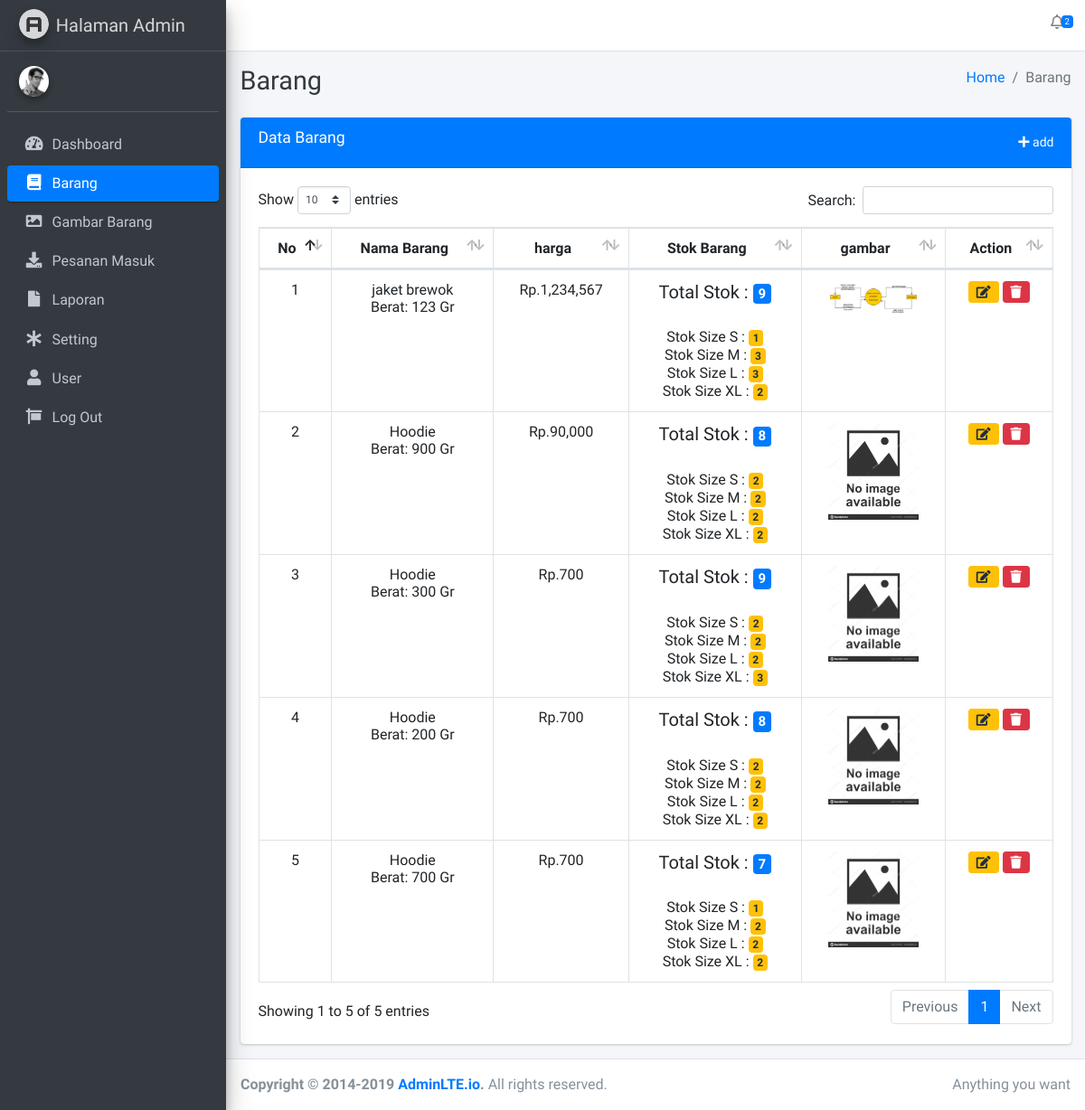
/index.php/barang, run on the app's committed database.
### tables this page shows
CREATE TABLE `tbl_barang` (
  `id_barang` int(12) NOT NULL,
  `nama_barang` varchar(100) NOT NULL,
  `harga` int(20) NOT NULL,
  `total_stok` int(12) DEFAULT NULL,
  `stok_s` int(20) NOT NULL,
  `stok_l` int(20) NOT NULL,
  `stok_m` int(20) NOT NULL,
  `stok_xl` int(20) NOT NULL,
  `deskripsi` text NOT NULL,
  `gambar` text NOT NULL,
  `berat` int(12) NOT NULL
);

### application/views/layout/v_content.php (called while the page is built)
<?php
if($isi){
    $this->load->view($isi);
}
?>

### application/views/layout/v_wrapper_backend.php (called while the page is built)
<?php
require_once('v_head.php');
require_once('v_header_backend.php');
require_once('v_nav_backend.php');
require_once('v_content.php');
require_once('v_footer_backend.php');
?>

### application/controllers/Barang.php (called while the page is built, shortened)
<?php
class Barang extends CI_Controller
{
    public function __construct()
    {
        $this->load->model('m_barang');
        $this->load->model('m_admin');
    }
    public function index()
    {
        $data = array(
            'title' => 'Barang',
            'pesanan_masuk_notif' => $this->m_admin->pesanan_masuk_notif(),
            'barang' => $this->m_barang->get_all_data(),
            'isi'   => 'admin/barang/v_barang',
        );
        $this->load->view('layout/v_wrapper_backend', $data, FALSE);
    }
}

### index.php (called while the page is built, shortened)
<?php
require_once BASEPATH.'core/CodeIgniter.php';

### application/models/M_admin.php (called while the page is built, shortened)
<?php
class M_admin extends CI_Model
{
    public function pesanan_masuk_notif()
    {
        $this->db->where('status_bayar=0');
        return $this->db->get('tbl_transaksi')->num_rows();
    }
}
?>

### application/models/M_barang.php (called while the page is built, shortened)
<?php
class M_barang extends CI_Model
{
    public function get_all_data()
    {
        $this->db->select('*');
        $this->db->from('tbl_barang');
        $this->db->order_by('id_barang','desc');
        return $this->db->get()->result();
    }
}
?>

### application/views/admin/barang/v_barang.php (the view, shortened to what this page needs)
<div class="col-md-12">
    <div class="card card-primary">
        <div class="card-header">
            <h3 class="card-title">Data Barang</h3>
            <div class="card-tools">
                <a href="<?= base_url('barang/add') ?>" type="button" class="btn btn-primary btn-sm"><i class="fas fa-plus"></i>
                    add</a>
            </div>
        </div>
        <div class="card-body">
            <table class="table table-bordered" id="example1">
                <thead>
                    <tr class="text-center">
                        <th class="text-center">No</th>
                        <th class="text-center">Nama Barang</th>
                        <th class="text-center">harga</th>
                        <th class="text-center">Stok Barang</th>
                        <th class="text-center">gambar</th>
                        <th class="text-center">Action</th>
                    </tr>
                </thead>
                <tbody>
                    <?php $no = 1;
                    foreach ($barang as $key => $value) { ?>
                        <tr class="text-center">
                            <td class="text-center"><?= $no++; ?></td>
                            <td>
                                <?= $value->nama_barang ?><br>
                                Berat: <?= $value->berat ?> Gr
                            </td>
                            <td class="text-center">Rp.<?= number_format($value->harga, 0) ?></td>
                            <td class="text-center">
                               <h5> Total Stok : <span class="badge bg-primary"><?= $value->total_stok ?></span></h5> <br>
                               Stok Size S : <span class="badge bg-warning"><?= $value->stok_s ?></span> <br>
                               Stok Size M : <span class="badge bg-warning"><?= $value->stok_m ?></span> <br>
                               Stok Size L : <span class="badge bg-warning"><?= $value->stok_l ?></span> <br>
                               Stok Size XL : <span class="badge bg-warning"><?= $value->stok_xl ?></span>
                            </td>
                            <td class="text-center"><img src="<?= base_url('assets/gambar/' . $value->gambar) ?>" width="100px" alt=""></td>
                            <td class="text-center">
                                <a href="<?= base_url('barang/edit/') . $value->id_barang ?>" class="btn btn-warning btn-sm"><i class="fas fa-edit"></i></a>
                                <button class="btn btn-danger btn-sm" data-toggle="modal" data-target="#delete<?= $value->id_barang ?>"><i class="fas fa-trash"></i></button>
                            </td>
                        </tr>
                    <?php } ?>
                </tbody>
            </table>
        </div>
    </div>
</div>

### data on the page
tbl_barang: nama_barang "jaket brewok", berat "123", harga "1,234,567", total_stok "9", stok_s "1", stok_m "3", stok_l "3", stok_xl "2", gambar (picture)
tbl_barang: nama_barang "Hoodie", berat "900", harga "90,000", total_stok "8", stok_s "2", stok_m "2", stok_l "2", stok_xl "2", gambar (placeholder picture)
tbl_barang: nama_barang "Hoodie", berat "300", harga "700", total_stok "9", stok_s "2", stok_m "2", stok_l "2", stok_xl "3", gambar (placeholder picture)
tbl_barang: nama_barang "Hoodie", berat "200", harga "700", total_stok "8", stok_s "2", stok_m "2", stok_l "2", stok_xl "2", gambar (placeholder picture)
tbl_barang: nama_barang "Hoodie", berat "700", harga "700", total_stok "7", stok_s "1", stok_m "2", stok_l "2", stok_xl "2", gambar (placeholder picture)

### other printed values
$pesanan_masuk_notif "2"
$title "Barang"
